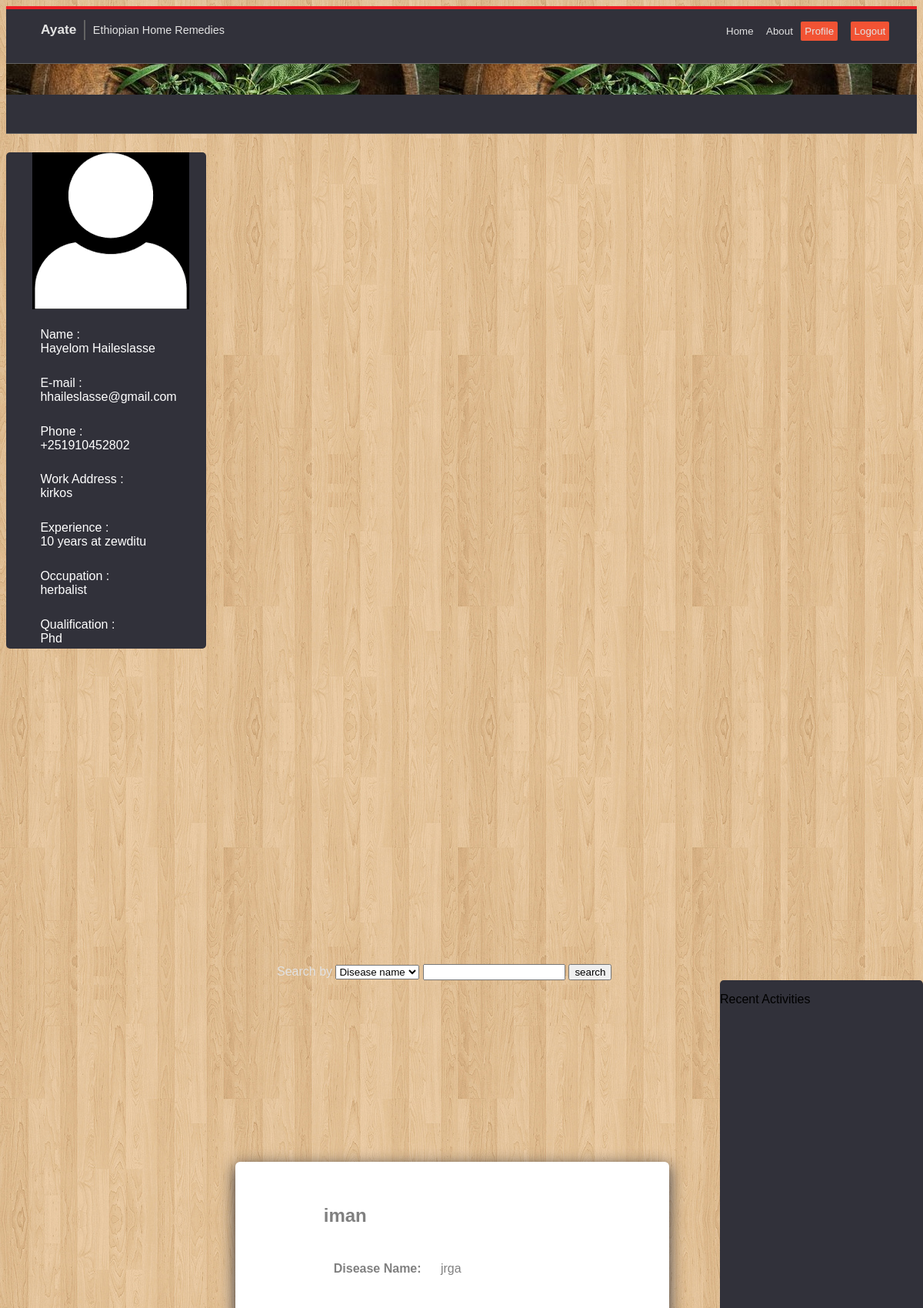
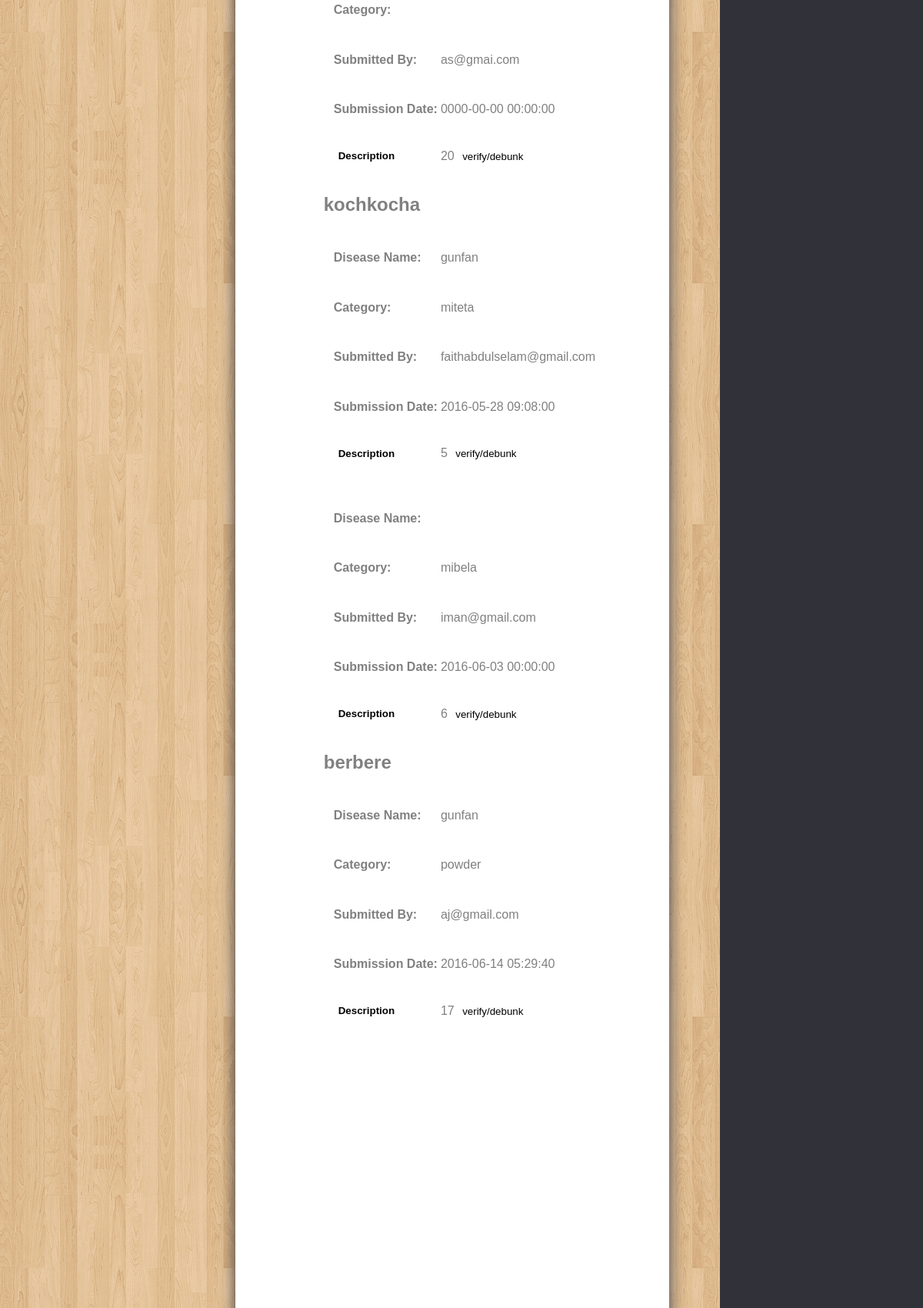
Page /view/professional.php (signed in, upper part) on the committed database (2 pictures, top to bottom).
### tables this page shows
CREATE TABLE IF NOT EXISTS `professionals` (
  `fName` varchar(20) NOT NULL,
  `mName` varchar(20) NOT NULL,
  `lName` varchar(20) NOT NULL,
  `qualification` varchar(50) NOT NULL,
  `occupation` varchar(50) NOT NULL,
  `registration_status` varchar(10) NOT NULL,
  `experience` varchar(50) NOT NULL,
  `gender` varchar(10) NOT NULL,
  `password` varchar(50) NOT NULL,
  `username` varchar(50) NOT NULL,
  `work_address` varchar(100) NOT NULL,
  `email` varchar(50) NOT NULL,
  `phone` varchar(50) NOT NULL
);

CREATE TABLE IF NOT EXISTS `submit` (
  `submitterEmail` text NOT NULL,
  `diseaseName` text NOT NULL,
  `remedyName` text NOT NULL,
  `description` text NOT NULL,
  `catagory` text,
  `time` datetime NOT NULL,
  `submission_id` int(11) NOT NULL,
  `numberOfVotes` int(11) NOT NULL DEFAULT '0',
  `debunkedDescription` text,
  `status` int(11) NOT NULL DEFAULT '0',
  PRIMARY KEY (`time`)
);

### controler/profileInfo.php (called while the page is built)
<?php
include "../model/professional.php";
$professional = new professional("","" ,"" , "", "", "","" ,"" ,"" );
$array = $professional->getEverything($username);
?>

### model/professional.php (called while the page is built, shortened)
<?php
include ("database query.php");
class professional
{
    private $new ;
    function __construct($name,$email,$phone,$workAddress,$experience,$username,$occupation,$qualification,$gender)
    {
        $this->new = new databaseQuery();
    }
    public function getEverything($username){
        $query = "select * from professionals where username='".$username."'";
        $result = $this->new->connect($query);
        while ($row = mysqli_fetch_assoc($result)) {
            $array = array($row['fName'],$row['mName'],$row['lName'],$row['email'],$row['phone'],$row['work_address'],$row['experience'],$row['occupation'],$row['qualification']);
            return $array;
        }
    }
}
?>

### model/database query.php (called while the page is built, shortened)
<?php
class databaseQuery
{
    function connect($query)
    {
        $this->conn = mysqli_connect("localhost", "root", "", "ayate");
            $this->result = mysqli_query($this->conn,$query);
            return $this->result;
    }
}
?>

### model/submissions.php (called while the page is built, shortened)
<?php
Class submission
{
    function getSubmission()
    {
        $conn = mysqli_connect('localhost', 'root', '', 'ayate');
        $sqlquery = "SELECT * FROM submit ";
        $result = mysqli_query($conn, $sqlquery);
        $returnedRemedies = array();
        if (mysqli_num_rows($result) > 0) {
            $i = 0;
            while ($row = mysqli_fetch_assoc($result)) {
                $returnedRemedies[$i] = array($row['numberOfVotes'], $row['submitterEmail'], $row['diseaseName'], $row['remedyName'],
                    $row['description'], $row['catagory'], $row['time'], $row['submission_id']);
                $i++;
            };
            return $returnedRemedies;
        } else {
            echo "Oops we couldnt retrive the remedies please try again!";
        }
    }
}
    ?>

### controler/professionalSubmit.php (the view)
<?php
include "../model/submissions.php";
displaySubmitted();
function displaySubmitted()
{
    $submissions = new submission();
    $getRemedy = $submissions->getSubmission();
    $i = 0;
    $string = "";
    while ($i < count($getRemedy)) {
        $string .= " <div style='margin-left:-17%;'>
                <table style='margin-left:10px;'>
                    <tr><h2>" . $getRemedy[$i][3] . "</h2></tr>
                    <tr>
                        <td><h4>Disease Name: </h4></td>
                        <td>" . $getRemedy[$i][2] . "</td>
                    </tr>
                    <tr>
                        <td><h4>Category: </h4></td>
                        <td>" . $getRemedy[$i][5] . "</td>
                    </tr>
                     <tr>
                        <td><h4>Submitted By: </h4></td>
                        <td>" . $getRemedy[$i][1] . "</td>
                    </tr>
                    <tr>
                        <td><h4>Submission Date: </h4></td>
                        <td>" . $getRemedy[$i][6] . "</td>
                    </tr>
                    <tr><td><a href='view.php?id=" . $getRemedy[$i][7] . "'>
                            <button><h4>Description </h4></button></a></td>
                        <td> " . $getRemedy[$i][0] . "
                            <a href='../view/include/debunkform.php?id=" . $getRemedy[$i][7] . "'>
                                <button id='vote'>verify/debunk</button></a></td>
                    </tr>
                </table></div> ";
        $i++;
    }
    echo "$string <br/>";
}

### view/professional.php (shortened to what this page needs)
<!DOCTYPE html>
<html>
<head>
    <link rel="stylesheet" type="text/css" href="styles/styles.css">
    <link rel="stylesheet" type="text/css" href="styles/subm.css">
    <link rel="stylesheet" type="text/css" href="styles/styles.css">
    <link rel="stylesheet" type="text/css" href="styles/mahi.css">
    <link rel="stylesheet" type="text/css" href="styles/style1.css">
    <?php
  include "include/pheader.php";
    ?>
</head>
<?php
if(isset($_SESSION['POST'])){
    $username = $_SESSION['POST'];
    include "../controler/profileInfo.php";
}
else{
    header("Location: login.php");
}
?>
<body>
    <div id = "visit">
        <form action = "" method = "post" id ="searchform" name = "searchform">Search by
            <select id ="searchtype" name ="searchtype">
                <option value ="disease" selected>Disease name</option>
                <option value = "remedy">Remedy name</option></select>
            <input type ="text" name = "searchterm" required="required">
            <input  type = "submit" value ="search" name="search">
        </form>
    </div>
            <div id="professionalInfo">
                <img src="images/images.png" alt="profile image" id="profileImage">
                <ul>
                    <li>Name :<br/> <?php echo $array[0]." ".$array[1]?></li>
                    <br>
                    <li>E-mail :<br/> <?php echo $array[3] ?></li>
                    <br>
                    <li>Phone : <br/><?php echo $array[4] ?></li>
                    <br>
                    <li>Work Address : <br/><?php echo $array[5] ?></li>
                    <br>
                    <li>Experience :<br/> <?php echo $array[6] ?></li>
                    <br>
                    <li>Occupation : <br/><?php echo $array[7] ?></li>
                    <br>
                    <li>Qualification : <br/> <?php echo $array[8] ?></li>
            </div>
<article id="submissionDisplay">
    <?php
    if(isset($_POST['search'])){
        include "../controler/professionalSearch.php";
    }
    else {
        include "../controler/professionalSubmit.php";
    }
    ?>
</article>
<div id="verifyDisplay">
    <?php
    include "../controler/displayVerify.php";
    ?>
</div>
</body>
</html>

### view/include/pheader.php (shortened to what this page needs)
<?php
function fun(){
    if(isset($_SESSION['POST'])){
        return true;
    }
    else{
        return false;
    }
}
?>
<link rel="stylesheet" type="text/css" href="../styles/style1.css">
<link rel="stylesheet" type="text/css" href="../styles/style2.css">
<header>
    <div id="top">
        <ul class = "brand">
            <li><h1>Ayate</h1></li>  <li>Ethiopian Home Remedies</li>
        </ul>
        <nav id="headerNav">
            <ul id = "navUL">
                <li><button id="homeButton"><a href="index.php">Home</a></button></li>
                <li><button id = "aboutButton"><a href="#">About</a></button></li>
                <li><button id = "professionalButton"><a href="profile%20edit.php">Profile</a><button></li>
               <?php
                if (fun()){
                    echo "<li><button id = \"professionalButton\"><a href=\"../controler/logoutControler.php\">Logout</a><button></li>";
                }
                            ?>
            </ul>
        </nav>
    </div>
    <div id = "decor"></div>
    <div class = "pageInfo">
    </div>
</header>

### controler/displayVerify.php (shortened to what this page needs)
<?php
include_once "../model/database query.php";
$string ="<p>Recent Activities</p>";
echo $string;
?>

### view/styles/styles.css (style rules this page uses)
#top { width: 100%; border-bottom: 1px solid #636363; top: 0; left: 0; background-color: #31313a; margin: 0%; padding: 0%; }
.brand { display: inline-block; }
.brand li { display: inline; font-size: 0.9em; font-family: sans-serif; padding: 5px; padding-right: 10px; border-right: 2px solid #636363; }
.brand li:last-child { border: none; }
#headerNav { display: inline; }
#headerNav ul { position:relative; float: right; padding-right: 2%; }
#headerNav li { display: inline; }
#decor { height: 40px; }
.pageInfo { background-color: #31313a; border-bottom: 1px solid #636363; height: 50px; }
h1 { font-size: 1.2em; display: inline; }
li { list-style: none; }
header { border-top: 4px solid #ed1c24; background-image: url("../images/herbbowl.jpg"); height: 150px; margin-top: 0; padding: 0%; left: 0; }
nav { width: 100%; }
body { color: #e2e2e2; font-family: sans-serif; background-image: url("../images/AyateWallpaper.jpg"); }
a { color: #e2e2e2; text-decoration: none; }
button { border: none; background: none; }
#visit { display: inline; }
#professionalInfo { margin-top: 3%; margin-right: 0%; background-color: #31313a; top: 44%; color:white; width:22%; border-radius: 5px; border-radius: 5px; }
#professionalInfo ul li { padding: 2%; }

### view/styles/subm.css (style rules this page uses)
#top { width: 100%; border-bottom: 1px solid #636363; height: 70px; top: 0; left: 0; background-color: #31313a; }
.brand { display: inline-block; }
.brand li { display: inline; font-size: 0.9em; font-family: 'Times New Roman', Times, serif; padding: 5px; padding-right: 10px; border-right: 2px solid #636363; }
.brand li:last-child { border: none; }
#headerNav { display: inline; }
#headerNav ul { position:relative; float: right; padding-right: 2%; }
#headerNav li { display: inline; }
#decor { height: 40px; }
.pageInfo { background-color: #31313a; border-bottom: 1px solid #636363; height: 50px; }
article { background-color:white; width:50%; height:110%; position:absolute; left:15%; top:30%; margin:4%; border-radius:6px; color:rgb(128,128,128); padding-left:15%; padding-top:3%; box-shadow: 0 5px 20px #31313a; overflow-x: hidden; }
#searchform { width: 80%; }
#professionalButton { background-color: #F25334; border-radius: 2px; padding: 5px; }
h1 { font-size: 1.2em; display: inline; }
li { list-style: none; }
header { border-top: 4px solid #ed1c24; background-image: url("../images/herbbowl.jpg"); height: 150px; margin-top: 0; left: 0; }
nav { width: 100%; }
body { color: #e2e2e2; font-family: sans-serif; background-image:url(../images/AyateWallpaper.jpg); }
a { color: #e2e2e2; text-decoration: none; }
button { border: none; background: none; }
#visit { position: absolute; top: 30%; left: 30%; display: inline; width: 70%; }

### view/styles/mahi.css (style rules this page uses)
p { color: black; }
#profileImage { position: relative; left: 13%; }
article#submissionDisplay { position: absolute; top: 35%; bottom: 0%; left: 21.5%; width: 32%; background-color: white; overflow: hidden; }
#verifyDisplay { position: absolute; right: 0%; top: 30.5%; color:white; background-color: #31313a; width:22%; height: 100%; overflow: scroll; overflow-x: hidden; border-radius: 5px; }

### view/styles/style1.css (style rules this page uses)
#top { width: 100%; border-bottom: 1px solid #636363; height: 70px; top: 15%; left: 0; background-color: #31313a; }
.brand { display: inline-block; }
.brand li { display: inline; font-size: 0.9em; font-family: sans-serif; padding: 5px; padding-right: 10px; border-right: 2px solid #636363; }
.brand li:last-child { border: none; }
#headerNav { display: inline; }
#headerNav ul { position:relative; float: right; padding-right: 2%; }
#headerNav li { display: inline; }
#decor { height: 40px; }
.pageInfo { background-color: #31313a; border-bottom: 1px solid #636363; height: 50px; }
article { background-color:white; width:50%; height:110%; left:15%; margin-top:20%; margin:4%; border-radius:6px; color:rgb(128,128,128); padding-left:15%; padding-top:3%; box-shadow: 0 5px 20px #31313a; }
#professionalButton { background-color: #F25334; border-radius: 2px; padding: 5px; }

### rows in the picture
professionals: fName "Hayelom", mName "Haileslasse", email "hhaileslasse@gmail.com", phone "+251910452802", work_address "kirkos", experience "10 years at zewditu", occupation "herbalist", qualification "Phd"
submit: remedyName "iman", diseaseName "jrga", submitterEmail "as@gmai.com", time "0000-00-00 00:00:00", numberOfVotes "20"
submit: remedyName "kochkocha", diseaseName "gunfan", catagory "miteta", submitterEmail "faithabdulselam@gmail.com", time "2016-05-28 09:08:00", numberOfVotes "5"
submit: catagory "mibela", submitterEmail "iman@gmail.com", time "2016-06-03 00:00:00", numberOfVotes "6"
submit: remedyName "berbere", diseaseName "gunfan", catagory "powder", submitterEmail "aj@gmail.com", time "2016-06-14 05:29:40", numberOfVotes "17"
